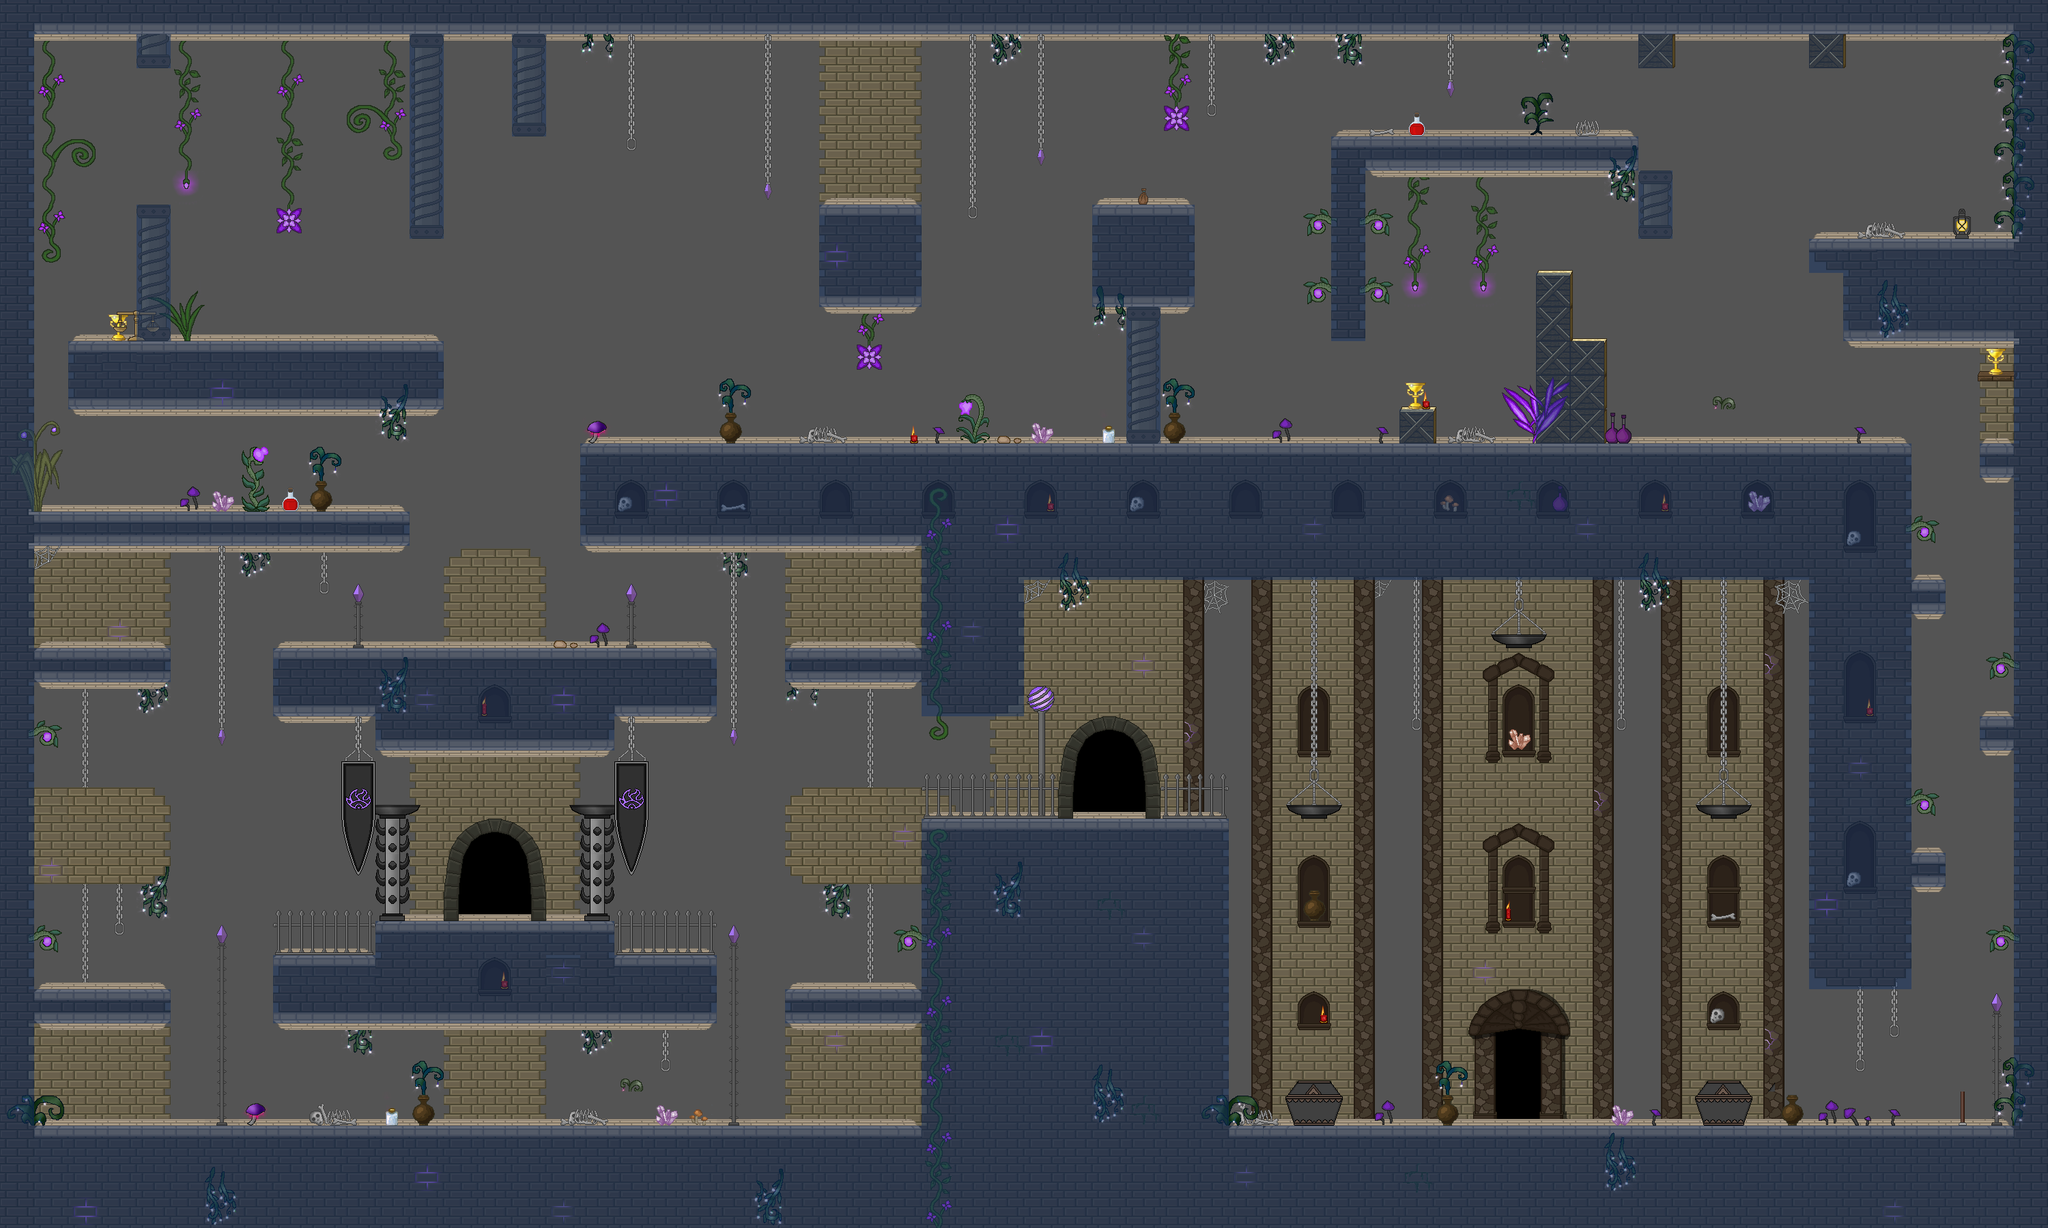

Rendered tile map (Tiled .tmx) drawn with the repository's tilesets; below, a short description and the map source with its tile grids summarised:
An orthogonal 60x36 tile map with 50x50 px tiles, 10 tile layers (BG 1, BG 2, BG 3, BG 4, ...), 4 tilesets and 208 objects.

<map version="1.2" tiledversion="1.2.5" orientation="orthogonal" renderorder="right-down" width="60" height="36" tilewidth="50" tileheight="50" infinite="0" backgroundcolor="#545454" nextlayerid="24" nextobjectid="525">
 <properties>
  <property name="backgroundlayers" value="-1.0,res/level/gandriacrypt/layer_inf.png" />
  <property name="dimming" value="0.4" />
  <property name="musicpath" value="res/music/crypt.ogg" />
  <property name="tilesetpath" value="res/level/gandriacrypt/tileset_level_gandriacrypt.png" />
 </properties>
 <tileset firstgid="1" name="tileset_level_gandriacrypt" tilewidth="50" tileheight="50" spacing="2" margin="1" tilecount="784" columns="28">
  <image source="tileset_level_gandriacrypt.png" width="1500" height="1500" />
  <tile id="95">
   <properties>
    <property name="light" value="40,30,100,150,0.5" />
   </properties>
   <animation>
    <frame tileid="95" duration="100" />
    <frame tileid="123" duration="100" />
    <frame tileid="151" duration="100" />
   </animation>
  </tile>
  <tile id="96">
   <properties>
    <property name="light" value="10,25,100,150,0.6" />
   </properties>
   <animation>
    <frame tileid="96" duration="100" />
    <frame tileid="124" duration="100" />
    <frame tileid="152" duration="100" />
   </animation>
  </tile>
  <tile id="127">
   <properties>
    <property name="light" value="25,25,100,150,0.8" />
   </properties>
  </tile>
  <tile id="153">
   <properties>
    <property name="light" value="25,25,100,150,0.8" />
   </properties>
  </tile>
  <tile id="158">
   <properties>
    <property name="light" value="25,30,100,150,0.8" />
   </properties>
  </tile>
  <tile id="177">
   <properties>
    <property name="light" value="25,25,100,100,0.5" />
   </properties>
  </tile>
  <tile id="178">
   <properties>
    <property name="light" value="25,25,100,100,0.2" />
   </properties>
  </tile>
  <tile id="229">
   <properties>
    <property name="light" value="25,25,100,100,0.3" />
   </properties>
  </tile>
  <tile id="260">
   <properties>
    <property name="light" value="25,30,100,150,1.0" />
   </properties>
  </tile>
  <tile id="261">
   <properties>
    <property name="light" value="25,30,100,100,0.6" />
   </properties>
  </tile>
  <tile id="289">
   <properties>
    <property name="light" value="25,30,100,100,0.6" />
   </properties>
  </tile>
  <tile id="314">
   <properties>
    <property name="light" value="25,25,100,100,0.5" />
   </properties>
  </tile>
  <tile id="315">
   <properties>
    <property name="light" value="25,25,100,100,0.2" />
   </properties>
  </tile>
  <tile id="316">
   <properties>
    <property name="light" value="50,25,100,100,0.4" />
   </properties>
  </tile>
  <tile id="345">
   <properties>
    <property name="light" value="25,25,150,150,0.8" />
   </properties>
  </tile>
  <tile id="346">
   <properties>
    <property name="light" value="25,25,100,150,0.6" />
   </properties>
  </tile>
  <tile id="395">
   <properties>
    <property name="light" value="35,35,100,100,0.5" />
   </properties>
  </tile>
  <tile id="396">
   <properties>
    <property name="light" value="30,30,100,100,0.5" />
   </properties>
  </tile>
  <tile id="563">
   <properties>
    <property name="light" value="35,35,100,100,0.5" />
   </properties>
   <objectgroup draworder="index" />
  </tile>
  <tile id="564">
   <properties>
    <property name="light" value="30,30,100,100,0.5" />
   </properties>
   <objectgroup draworder="index" />
  </tile>
  <tile id="566">
   <properties>
    <property name="light" value="30,30,100,100,0.9" />
   </properties>
   <objectgroup draworder="index" />
  </tile>
  <tile id="595">
   <properties>
    <property name="light" value="20,30,100,100,0.9" />
   </properties>
   <objectgroup draworder="index" />
  </tile>
  <tile id="618">
   <properties>
    <property name="light" value="25,20,60,70,0.5" />
   </properties>
   <objectgroup draworder="index" />
  </tile>
  <tile id="622">
   <properties>
    <property name="light" value="30,20,150,150,0.9" />
   </properties>
   <objectgroup draworder="index" />
  </tile>
  <tile id="623">
   <properties>
    <property name="light" value="20,45,100,150,0.9" />
   </properties>
   <objectgroup draworder="index" />
  </tile>
  <tile id="624">
   <properties>
    <property name="light" value="15,40,100,100,0.9" />
   </properties>
   <objectgroup draworder="index" />
  </tile>
 </tileset>
 <tileset firstgid="785" name="tileset_level_dynamic_tiles" tilewidth="50" tileheight="50" spacing="2" margin="1" tilecount="560" columns="40">
  <image source="../../convenience/tilesets/tileset_level_dynamic_tiles.png" width="2080" height="728" />
 </tileset>
 <tileset firstgid="1345" name="tileset_enemies" tilewidth="50" tileheight="50" spacing="2" margin="1" tilecount="50" columns="5">
  <image source="../../convenience/tilesets/tileset_enemies.png" width="260" height="520" />
 </tileset>
 <tileset firstgid="1395" name="spritesheet_levelitems" tilewidth="50" tileheight="50" tilecount="576" columns="24">
  <image source="../../convenience/tilesets/spritesheet_levelitems.png" width="1200" height="1200" />
  <tile id="0">
   <properties>
    <property name="id" value="fo_caveberry" />
   </properties>
  </tile>
  <tile id="1">
   <properties>
    <property name="id" value="mi_goldengoblet" />
   </properties>
  </tile>
  <tile id="2">
   <properties>
    <property name="id" value="go_onecoin" />
   </properties>
  </tile>
  <tile id="3">
   <properties>
    <property name="id" value="sp_fear" />
   </properties>
  </tile>
  <tile id="6">
   <properties>
    <property name="id" value="mi_candleholder" />
   </properties>
  </tile>
  <tile id="25">
   <properties>
    <property name="id" value="fo_healingherb" />
   </properties>
  </tile>
  <tile id="26">
   <properties>
    <property name="id" value="fo_glowingshroom" />
   </properties>
  </tile>
  <tile id="27">
   <properties>
    <property name="id" value="go_threecoins" />
   </properties>
  </tile>
  <tile id="28">
   <properties>
    <property name="id" value="fo_water" />
   </properties>
  </tile>
  <tile id="34">
   <properties>
    <property name="id" value="mi_ironore" />
   </properties>
  </tile>
  <tile id="50">
   <properties>
    <property name="id" value="fo_lesserhealingpotion" />
   </properties>
  </tile>
  <tile id="56">
   <properties>
    <property name="id" value="co_smallpouch" />
   </properties>
  </tile>
  <tile id="58">
   <properties>
    <property name="id" value="eq_aquamarinering" />
   </properties>
  </tile>
  <tile id="72">
   <properties>
    <property name="id" value="fo_apple" />
   </properties>
  </tile>
  <tile id="73">
   <properties>
    <property name="id" value="mi_silverplate" />
   </properties>
  </tile>
  <tile id="120">
   <properties>
    <property name="id" value="fo_mediumhealingpotion" />
   </properties>
   <objectgroup draworder="index" />
  </tile>
  <tile id="122">
   <properties>
    <property name="id" value="fo_greaterhealingpotion" />
   </properties>
   <objectgroup draworder="index" />
  </tile>
  <tile id="123">
   <properties>
    <property name="id" value="fo_ultimatehealingpotion" />
   </properties>
   <objectgroup draworder="index" />
  </tile>
  <tile id="128">
   <properties>
    <property name="id" value="qe_brokenstaff2" />
   </properties>
  </tile>
  <tile id="129">
   <properties>
    <property name="id" value="fo_wine" />
   </properties>
  </tile>
 </tileset>
 <layer id="1" name="BG 1" width="60" height="36" opacity="0.9">
  <data>[2160 cells, 1137 non-empty, 49 distinct tile ids]</data>
 </layer>
 <layer id="2" name="BG 2" width="60" height="36">
  <data>[2160 cells, 918 non-empty, 98 distinct tile ids]</data>
 </layer>
 <layer id="3" name="BG 3" width="60" height="36">
  <data>[2160 cells, 259 non-empty, 43 distinct tile ids]</data>
 </layer>
 <layer id="4" name="BG 4" width="60" height="36">
  <data>[2160 cells, 132 non-empty, 45 distinct tile ids]</data>
 </layer>
 <layer id="5" name="item" width="60" height="36">
  <data>[2160 cells, 12 non-empty, 6 distinct tile ids]</data>
 </layer>
 <layer id="6" name="fluid" width="60" height="36">
  <data>[2160 cells, 0 non-empty, 0 distinct tile ids]</data>
 </layer>
 <layer id="7" name="LFG 1" width="60" height="36">
  <data>[2160 cells, 190 non-empty, 49 distinct tile ids]</data>
 </layer>
 <layer id="8" name="LFG 2" width="60" height="36">
  <data>[2160 cells, 87 non-empty, 29 distinct tile ids]</data>
 </layer>
 <layer id="9" name="FG 1" width="60" height="36">
  <data>[2160 cells, 77 non-empty, 8 distinct tile ids]</data>
 </layer>
 <layer id="10" name="collidable" width="60" height="36">
  <data>[2160 cells, 777 non-empty, 1 distinct tile ids]</data>
 </layer>
 <objectgroup id="11" name="dynamic">
  <object id="74" gid="949" x="2500" y="1650" width="50" height="50">
   <properties>
    <property name="gold" value="2" />
    <property name="luapath" value="res/level/gandriacrypt/chest2.lua" />
   </properties>
  </object>
  <object id="75" gid="949" x="1900" y="1650" width="50" height="50">
   <properties>
    <property name="gold" value="3" />
    <property name="luapath" value="res/level/gandriacrypt/chest1.lua" />
   </properties>
  </object>
  <object id="73" gid="1083" x="2850" y="1625" width="50" height="50">
   <properties>
    <property name="text" value="NeedAntiGravity" />
   </properties>
  </object>
  <object id="77" gid="870" x="2800" y="850" width="50" height="50" />
  <object id="78" gid="870" x="2800" y="1250" width="50" height="50" />
  <object id="79" gid="830" x="2900" y="1050" width="50" height="50" />
  <object id="80" gid="844" x="1500" y="1050" width="50" height="50">
   <properties>
    <property name="color" value="purple" />
   </properties>
  </object>
  <object id="81" gid="844" x="2900" y="1500" width="50" height="50">
   <properties>
    <property name="color" value="purple" />
   </properties>
  </object>
  <object id="82" gid="804" x="1900" y="1200" width="50" height="50">
   <properties>
    <property name="color" value="purple" />
   </properties>
  </object>
  <object id="83" gid="804" x="2200" y="950" width="50" height="50">
   <properties>
    <property name="color" value="purple" />
   </properties>
  </object>
  <object id="84" gid="804" x="2500" y="1200" width="50" height="50">
   <properties>
    <property name="color" value="purple" />
   </properties>
  </object>
  <object id="85" gid="797" x="2100" y="400" width="50" height="50">
   <properties>
    <property name="type" value="reflection" />
   </properties>
  </object>
  <object id="86" gid="793" x="2800" y="350" width="50" height="50" />
  <object id="89" gid="851" x="2550" y="400" width="50" height="50" />
  <object id="90" gid="851" x="2500" y="500" width="50" height="50" />
  <object id="92" gid="851" x="2450" y="600" width="50" height="50" />
  <object id="94" gid="851" x="2350" y="600" width="50" height="50" />
  <object id="95" gid="851" x="2300" y="500" width="50" height="50" />
  <object id="100" gid="851" x="2250" y="400" width="50" height="50" />
  <object id="101" gid="851" x="2400" y="650" width="50" height="50" />
  <object id="103" gid="791" x="2600" y="62.5" width="50" height="50" />
  <object id="104" gid="831" x="2550" y="62.5" width="50" height="50" />
  <object id="105" gid="871" x="2500" y="62.5" width="50" height="50" />
  <object id="106" gid="831" x="2450" y="62.5" width="50" height="50" />
  <object id="107" gid="790" x="2100" y="650" width="50" height="50" />
  <object id="108" gid="830" x="2150" y="650" width="50" height="50" />
  <object id="109" gid="870" x="2200" y="650" width="50" height="50" />
  <object id="120" gid="810" x="1950" y="550" width="50" height="50">
   <properties>
    <property name="collidable" value="" />
    <property name="oneway_right" value="" />
    <property name="strength" value="5" />
    <property name="width" value="1" />
   </properties>
  </object>
  <object id="123" gid="851" x="2400" y="250" width="50" height="50" />
  <object id="125" gid="851" x="2700" y="250" width="50" height="50" />
  <object id="126" gid="851" x="2750" y="250" width="50" height="50" />
  <object id="127" gid="851" x="2800" y="250" width="50" height="50" />
  <object id="128" gid="851" x="2850" y="250" width="50" height="50" />
  <object id="130" gid="848" x="2600" y="650" width="50" height="50" />
  <object id="132" gid="870" x="2900" y="650" width="50" height="50" />
  <object id="136" gid="793" x="1800" y="650" width="50" height="50" />
  <object id="181" gid="793" x="900" y="650" width="50" height="50" />
  <object id="183" gid="918" x="500" y="150" width="50" height="50">
   <properties>
    <property name="direction" value="180" />
    <property name="distance" value="200" />
    <property name="size" value="1" />
    <property name="speed" value="60" />
    <property name="spikestop" value="" />
   </properties>
  </object>
  <object id="185" gid="789" x="125" y="500" width="50" height="50">
   <properties>
    <property name="eq_sunring" value="1" />
    <property name="gold" value="30" />
   </properties>
  </object>
  <object id="186" gid="804" x="550" y="1200" width="50" height="50">
   <properties>
    <property name="color" value="purple" />
   </properties>
  </object>
  <object id="187" gid="804" x="850" y="1200" width="50" height="50">
   <properties>
    <property name="color" value="purple" />
   </properties>
  </object>
  <object id="188" gid="918" x="350" y="150" width="50" height="50">
   <properties>
    <property name="direction" value="180" />
    <property name="distance" value="200" />
    <property name="size" value="1" />
    <property name="speed" value="100" />
    <property name="spikestop" value="" />
   </properties>
  </object>
  <object id="189" gid="791" x="400" y="62.5" width="50" height="50" />
  <object id="190" gid="831" x="250" y="62.5" width="50" height="50" />
  <object id="191" gid="871" x="300" y="62.5" width="50" height="50" />
  <object id="192" gid="918" x="-1850" y="150" width="50" height="50">
   <properties>
    <property name="direction" value="180" />
    <property name="distance" value="250" />
    <property name="size" value="1" />
    <property name="speed" value="100" />
    <property name="spikestop" value="" />
   </properties>
  </object>
  <object id="193" gid="831" x="350" y="62.5" width="50" height="50" />
  <object id="194" gid="791" x="650" y="62.5" width="50" height="50" />
  <object id="195" gid="831" x="450" y="62.5" width="50" height="50" />
  <object id="196" gid="871" x="500" y="62.5" width="50" height="50" />
  <object id="197" gid="918" x="-1650" y="150" width="50" height="50">
   <properties>
    <property name="direction" value="180" />
    <property name="distance" value="250" />
    <property name="size" value="1" />
    <property name="speed" value="100" />
    <property name="spikestop" value="" />
   </properties>
  </object>
  <object id="198" gid="831" x="550" y="62.5" width="50" height="50" />
  <object id="199" gid="831" x="700" y="62.5" width="50" height="50" />
  <object id="276" gid="830" x="300" y="500" width="50" height="50" />
  <object id="277" gid="790" x="250" y="500" width="50" height="50" />
  <object id="278" gid="870" x="350" y="500" width="50" height="50" />
  <object id="279" gid="830" x="450" y="500" width="50" height="50" />
  <object id="280" gid="790" x="400" y="500" width="50" height="50" />
  <object id="281" gid="870" x="500" y="500" width="50" height="50" />
  <object id="282" gid="830" x="600" y="500" width="50" height="50" />
  <object id="283" gid="790" x="550" y="500" width="50" height="50" />
  <object id="285" gid="810" x="200" y="662.5" width="50" height="50">
   <properties>
    <property name="collidable" value="" />
    <property name="oneway_left" value="" />
    <property name="strength" value="5" />
    <property name="width" value="1" />
   </properties>
  </object>
  <object id="484" gid="871" x="100" y="62.5" width="50" height="50" />
  <object id="485" gid="831" x="150" y="62.5" width="50" height="50" />
  <object id="486" gid="831" x="50" y="62.5" width="50" height="50" />
  <object id="509" gid="844" x="1050" y="1100" width="50" height="50">
   <properties>
    <property name="color" value="purple" />
    <property name="layer" value="bg" />
   </properties>
  </object>
  <object id="510" gid="844" x="1050" y="1400" width="50" height="50">
   <properties>
    <property name="color" value="purple" />
    <property name="layer" value="bg" />
   </properties>
  </object>
  <object id="511" gid="844" x="300" y="1400" width="50" height="50">
   <properties>
    <property name="color" value="purple" />
    <property name="layer" value="bg" />
   </properties>
  </object>
  <object id="512" gid="844" x="300" y="1100" width="50" height="50">
   <properties>
    <property name="color" value="purple" />
    <property name="layer" value="bg" />
   </properties>
  </object>
  <object id="513" gid="844" x="500" y="900" width="50" height="50">
   <properties>
    <property name="color" value="purple" />
    <property name="layer" value="bg" />
   </properties>
  </object>
  <object id="514" gid="844" x="900" y="900" width="50" height="50">
   <properties>
    <property name="color" value="purple" />
    <property name="layer" value="bg" />
   </properties>
  </object>
  <object id="515" gid="844" x="1100" y="300" width="50" height="50">
   <properties>
    <property name="color" value="purple" />
    <property name="layer" value="bg" />
   </properties>
  </object>
  <object id="516" gid="844" x="1500" y="250" width="50" height="50">
   <properties>
    <property name="color" value="purple" />
    <property name="layer" value="bg" />
   </properties>
  </object>
  <object id="517" gid="844" x="2100" y="150" width="50" height="50">
   <properties>
    <property name="color" value="purple" />
    <property name="layer" value="bg" />
   </properties>
  </object>
  <object id="519" gid="810" x="1400" y="1100" width="50" height="50">
   <properties>
    <property name="collidable" value="" />
    <property name="oneway_left" value="" />
    <property name="strength" value="5" />
    <property name="width" value="1" />
   </properties>
  </object>
 </objectgroup>
 <objectgroup id="12" name="lever 1">
  <object id="119" gid="1038" x="2750" y="250" width="50" height="50">
   <properties>
    <property name="direction" value="270" />
    <property name="distance" value="350" />
    <property name="inactive" value="" />
    <property name="size" value="1" />
    <property name="speed" value="60" />
   </properties>
  </object>
  <object id="124" gid="874" x="2800" y="100" width="50" height="50" />
  <object id="518" gid="874" x="2350" y="100" width="50" height="50" />
 </objectgroup>
 <objectgroup id="13" name="lever 2">
  <!-- 30 objects omitted --></objectgroup>
 <objectgroup id="14" name="lever nw">
  <!-- 14 objects omitted --></objectgroup>
 <objectgroup id="15" name="lever sw">
  <!-- 12 objects omitted --></objectgroup>
 <objectgroup id="16" name="lever ne">
  <!-- 16 objects omitted --></objectgroup>
 <objectgroup id="17" name="lever se">
  <!-- 14 objects omitted --></objectgroup>
 <objectgroup id="18" name="lever top" visible="0">
  <!-- 11 objects omitted --></objectgroup>
 <objectgroup id="19" name="lever bot" visible="0">
  <!-- 11 objects omitted --></objectgroup>
 <objectgroup id="20" name="lever left" visible="0">
  <!-- 7 objects omitted --></objectgroup>
 <objectgroup id="21" name="lever right" visible="0">
  <!-- 7 objects omitted --></objectgroup>
 <objectgroup id="22" name="enemy">
  <!-- 2 objects omitted --></objectgroup>
 <objectgroup id="23" name="trigger">
  <!-- 6 objects omitted --></objectgroup>
</map>
<!-- 130 of 208 objects omitted -->
